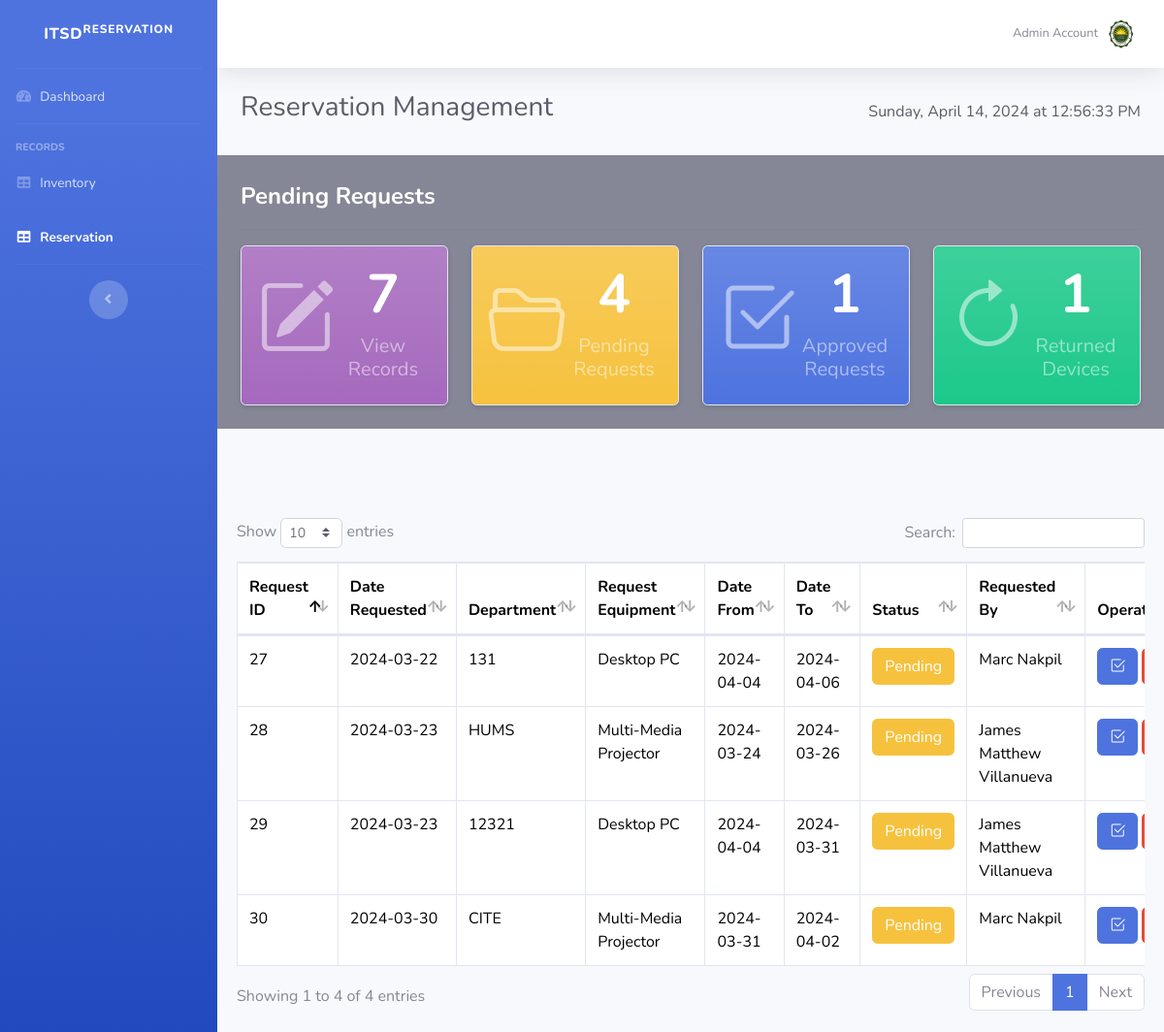
/pending_reservation.php, run on the app's committed database.
### tables this page shows
CREATE TABLE `reservations` (
  `id` int(255) NOT NULL,
  `datetoday` date NOT NULL,
  `department` varchar(255) NOT NULL,
  `reqparty` varchar(255) NOT NULL,
  `purpose` varchar(255) NOT NULL,
  `equipment` varchar(255) NOT NULL,
  `fromm` date NOT NULL,
  `too` date NOT NULL,
  `reservation_status` varchar(255) DEFAULT NULL
);

CREATE TABLE `reservation_status` (
  `id_status` int(11) DEFAULT NULL,
  `label` varchar(255) DEFAULT NULL
);

### pending_reservation.php (the view, shortened to what this page needs)
<?php
   include "conn.php";
    $countpending_query = mysqli_query($conn,  "SELECT * FROM `reservations` WHERE reservation_status = '1'");
    $num_pending = mysqli_num_rows($countpending_query);
    $countapproved_query = mysqli_query($conn,  "SELECT * FROM `reservations` WHERE reservation_status = '2'");
    $num_approved = mysqli_num_rows($countapproved_query);
    $countreturn_query = mysqli_query($conn,  "SELECT * FROM `reservations` WHERE reservation_status = '4'");
    $num_return = mysqli_num_rows($countreturn_query);
?>
<!DOCTYPE html>
<html lang="en">
<head>
  <link href="assets/vendor/bootstrap/css/bootstrap.min.css" rel="stylesheet">
  <link href="assets/vendor/bootstrap-icons/bootstrap-icons.css" rel="stylesheet">
    <link href="vendor/fontawesome-free/css/all.min.css" rel="stylesheet" type="text/css">
    <link href="css/sb-admin-2.min.css" rel="stylesheet">
    <link href="vendor/datatables/dataTables.bootstrap4.min.css" rel="stylesheet">
</head>
<body id="page-top">
    <div id="wrapper">
        <ul class="navbar-nav bg-gradient-primary sidebar sidebar-dark accordion" id="accordionSidebar">
            <a class="sidebar-brand d-flex align-items-center justify-content-center" href="tables.php">
                <div class="sidebar-brand-text mx-3">ITSD<sup>Reservation</sup></div>
            </a>
            <hr class="sidebar-divider my-0">
            <li class="nav-item">
                <a class="nav-link" href="dashboard.php">
                    <i class="fas fa-fw fa-tachometer-alt"></i>
                    <span>Dashboard</span></a>
            </li>
            <hr class="sidebar-divider">
            <div class="sidebar-heading">
                Records
            </div>
            <li class="nav-item ">
                <a class="nav-link" href="tables.php">
                    <i class="fas fa-fw fa-table"></i>
                    <span>Inventory</span></a>
            </li>
             <li class="nav-item active">
                <a class="nav-link" href="reservation.php">
                    <i class="fas fa-fw fa-table"></i>
                    <span>Reservation</span></a>
            </li>
            <hr class="sidebar-divider d-none d-md-block">
            <div class="text-center d-none d-md-inline">
                <button class="rounded-circle border-0" id="sidebarToggle"></button>
            </div>
        </ul>
        <div id="content-wrapper" class="d-flex flex-column">
            <div id="content">
                <nav class="navbar navbar-expand navbar-light bg-white topbar mb-4 static-top shadow">
                    <ul class="navbar-nav ml-auto">
                        <li class="nav-item dropdown no-arrow">
                            <a class="nav-link dropdown-toggle" href="#" id="userDropdown" role="button"
                                data-toggle="dropdown" aria-haspopup="true" aria-expanded="false">
                                <span class="mr-2 d-none d-lg-inline text-gray-600 small">Admin Account</span>
                                <img class="img-profile rounded-circle"
                                    src="img/ui3.jpg">
                            </a>
                        </li>
                    </ul>
                </nav>
                <div class="container-fluid">
                <div class="d-sm-flex align-items-center justify-content-between mb-4">
                    <h1 class="h3 mb-2 text-gray-800">Reservation Management</h1>
                    <div class="clock-container text-dark">
        <div id="dateTime" class="date-text">
        </div>
</div>
</div>
</div>
<main class="bg-secondary bg-opacity-25 min-vh-50">
<div class="container-fluid p-3 p-md-4">
  <div class="d-flex flex-column flex-md-row justify-content-between align-items-center">
    <div class="fs-4 text-white fw-bolder">Pending Requests </div>
  </div>
  <hr>
  <div class="row g-4">
  <div class="col-lg-3 col-md-6">
      <a href="reservation.php" class="text-decoration-none">
        <div class="card bg-gradient shadow-sm custom-card" style="background-color: #A569BD">
          <div class="card-body p-3 pb-2 px-3 d-flex flex-row justify-content-between align-items-center">
            <div>
              <h1><i class="bi bi-pencil-square fa-2x text-white-50"></i></i></h1>
            </div>
            <div class="text-center">
              <h2 class="display-4 fw-bold text-white">
              <?php
                    $count = mysqli_query($conn, "SELECT * FROM reservations");
                    $count_display = mysqli_num_rows($count);
                    echo $count_display;
                ?>
              </h2>
              <h5 class="text-white-50">View Records</h5>
            </div>
          </div>
        </div>
      </a>
    </div>
    <div class="col-lg-3 col-md-6">
      <a href="pending_reservation.php" class="text-decoration-none">
        <div class="card bg-warning bg-gradient shadow-sm custom-card">
          <div class="card-body p-3 pb-2 px-3 d-flex flex-row justify-content-between align-items-center">
            <div>
              <h1><i class="bi bi-folder2-open fa-2x text-white-50"></i></h1>
            </div>
            <div class="text-center">
              <h2 class="display-4 fw-bold text-white">
              <?php
                    echo $num_pending;
              ?>
              </h2>
              <h5 class="text-white-50">Pending Requests</h5>
            </div>
          </div>
        </div>
      </a>
    </div>
    <div class="col-lg-3 col-md-6">
      <a href="approved_reservation.php" class="text-decoration-none">
        <div class="card bg-primary bg-gradient shadow-sm custom-card">
          <div class="card-body p-3 pb-2 px-3 d-flex flex-row justify-content-between align-items-center">
            <div>
              <h1><i class="bi bi-check2-square  fa-2x text-white-50"></i></h1>
            </div>
            <div class="text-center">
              <h2 class="display-4 fw-bold text-white">
             <?php
              echo $num_approved
             ?>
              <h5 class="text-white-50">Approved Requests</h5>
            </div>
          </div>
        </div>
      </a>
    </div>
    <div class="col-lg-3 col-md-6">
      <a href="return_reservation.php" class="text-decoration-none">
        <div class="card bg-success bg-gradient shadow-sm custom-card ">
          <div class="card-body p-3 pb-2 px-3 d-flex flex-row justify-content-between align-items-center">
            <div>
              <h1><i class="bi bi-arrow-clockwise fa-2x text-white-50"></i></h1>
            </div>
            <div class="text-center">
              <h2 class="display-4 fw-bold text-white">
              <?php
                    echo $num_return;
              ?>
                </h2>
              <h5 class="text-white-50">Returned Devices</h5>
            </div>
          </div>
        </div>
      </a>
    </div>
</main>
     <br>
       <br>
         <br>
         <div class="card-body">
            <div class="table-responsive">
            <?php
            $query = "SELECT * FROM reservations INNER JOIN reservation_status ON reservations.reservation_status=reservation_status.id_status
            WHERE `label` ='Pending'";
            $query_run = mysqli_query($conn, $query);
        ?>
        <table class="table table-bordered" id="dataTable" width="100%" cellspacing="0">
            <thead>
                <tr>
                    <th scope="col">Request ID</th>
                    <th scope="col"> Date Requested</th>
                    <th scope="col">Department</th>
                    <th scope="col">Request Equipment</th>
                    <th scope="col">Date From</th>
                    <th scope="col">Date To </th>
                    <th scope="col">Status</th>
                    <th scope="col">Requested By</th>
                    <th scope="col">Operation</th>
                </tr>
            </thead>
            <tbody>
                <?php
                  if($query_run)
                  {
                    foreach($query_run as $row)
                  {
                    $backgroundcolor="";
                    if($row['label'] == "Pending"){
                      $backgroundcolor = "warning";
                    }
            ?>
                    <tr>
                        <td><?php echo $row['id']; ?></td>
                        <td><?php echo $row['datetoday']; ?></td>
                        <td><?php echo $row['department']; ?></td>
                        <td><?php echo $row['equipment']; ?></td>
                        <td><?php echo $row['fromm']; ?></td>
                        <td><?php echo $row['too']; ?></td>
                        <td><?php echo "<button class='btn btn-$backgroundcolor '>".$row['label']."</button>"; ?></td>
                        <td><?php echo $row['reqparty']; ?></td>
                        <td>
                        <button type="button" class="btn btn-primary editbtn" data-toggle="modal" data-target="#acceptmodal_<?php echo $row['id']; ?>">
                          <i class="bi bi-check2-square"></i>
                        </button>
                        <button type="button" class="btn btn-danger editbtn" data-toggle="modal" data-target="#declinemodal_<?php echo $row['id']; ?>">
                        </button>
                  </td>
                    </tr>
                    </div>
             <?php
                }
            }
            else
            {
                echo "no record";
            }
        ?>
    </div>
</body>
</html>

### data on the page
reservations: id "27", datetoday "2024-03-22", department "131", equipment "Desktop PC", fromm "2024-04-04", too "2024-04-06", reservation_status.label "Pending", reqparty "Marc Nakpil"
reservations: id "28", datetoday "2024-03-23", department "HUMS", equipment "Multi-Media Projector", fromm "2024-03-24", too "2024-03-26", reservation_status.label "Pending", reqparty "James Matthew Villanueva"
reservations: id "29", datetoday "2024-03-23", department "12321", equipment "Desktop PC", fromm "2024-04-04", too "2024-03-31", reservation_status.label "Pending", reqparty "James Matthew Villanueva"
reservations: id "30", datetoday "2024-03-30", department "CITE", equipment "Multi-Media Projector", fromm "2024-03-31", too "2024-04-02", reservation_status.label "Pending", reqparty "Marc Nakpil"

### other printed values
$count_display "7"
$num_pending "4"
$num_approved "1"
$num_return "1"
